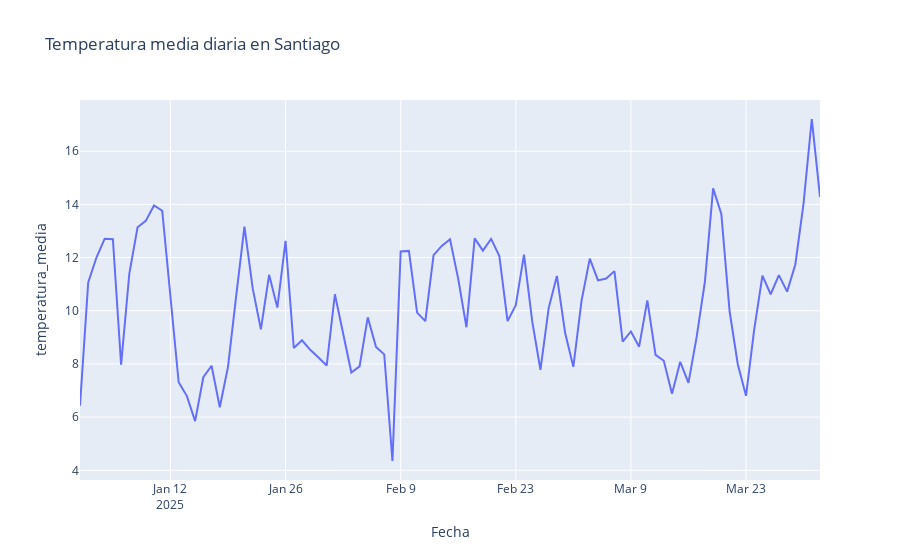
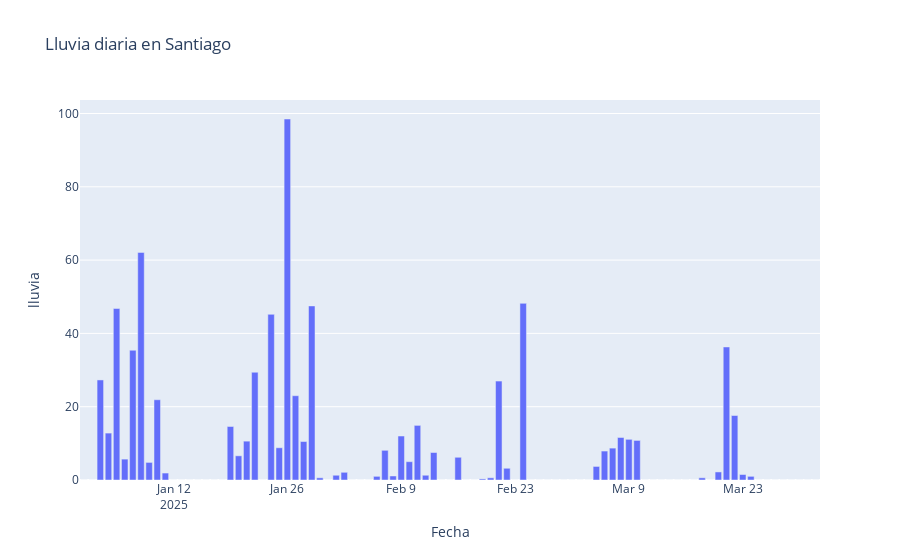
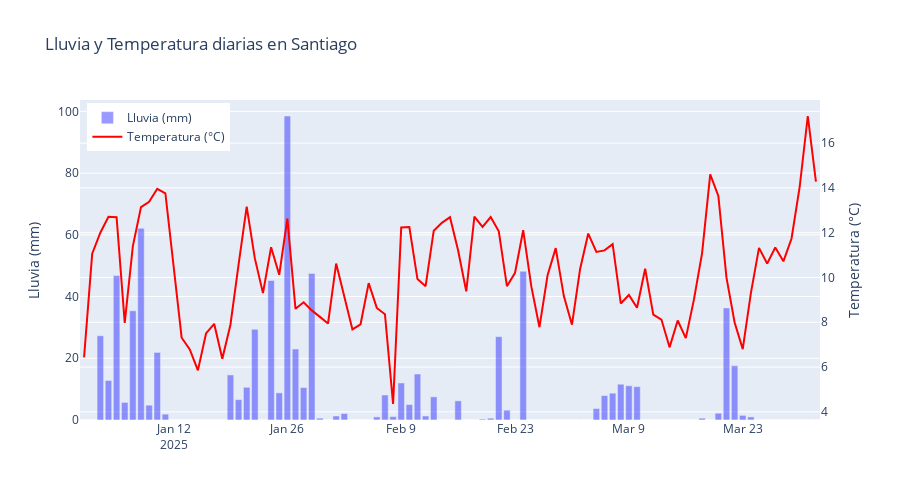
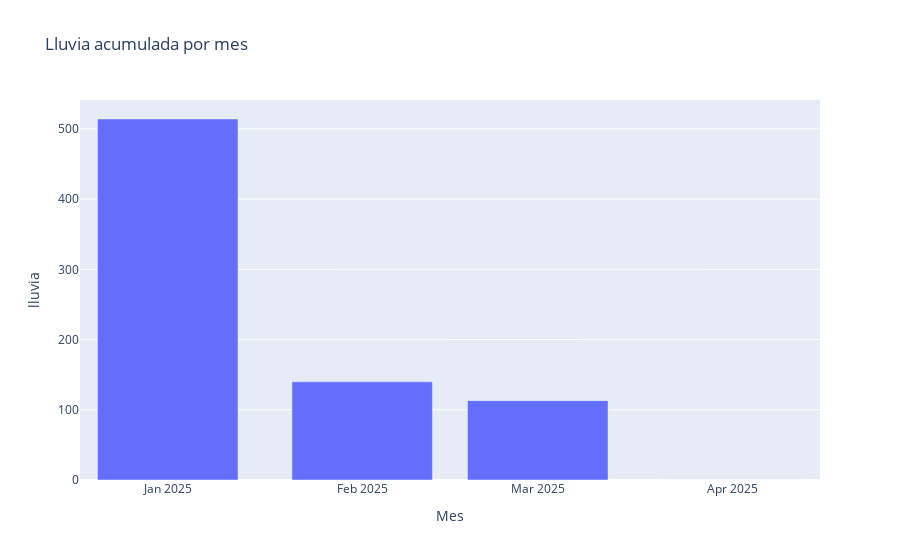

The notebook cell saved with these charts, in order:
### Markdown cell above
## GRÁFICAS EN PLOTLY

### Code cell
# 2. Visualizaciones

# Temperatura diaria
fig_temp = px.line(df_pivot, x="Fecha", y="temperatura_media", title="Temperatura media diaria en Santiago")
fig_temp.show()

# Lluvia diaria
fig_rain = px.bar(df_pivot, x="Fecha", y="lluvia", title="Lluvia diaria en Santiago")
fig_rain.show()

# Temperatura + lluvia juntas
fig_combo = go.Figure()
fig_combo.add_trace(go.Bar(x=df_pivot["Fecha"], y=df_pivot["lluvia"], name="Lluvia (mm)", yaxis="y", marker_color="rgba(0,0,255,0.4)"))
fig_combo.add_trace(go.Scatter(x=df_pivot["Fecha"], y=df_pivot["temperatura_media"], name="Temperatura (°C)", yaxis="y2", mode='lines', line=dict(color="red")))

fig_combo.update_layout(
    title="Lluvia y Temperatura diarias en Santiago",
    yaxis=dict(title="Lluvia (mm)"),
    yaxis2=dict(title="Temperatura (°C)", overlaying="y", side="right"),
    legend=dict(x=0.01, y=0.99),
    height=500
)
fig_combo.show()

# Lluvia mensual
df_pivot["Mes"] = df_pivot["Fecha"].dt.to_period("M").astype(str)
rain_monthly = df_pivot.groupby("Mes")["lluvia"].sum().reset_index()
fig_rain_month = px.bar(rain_monthly, x="Mes", y="lluvia", title="Lluvia acumulada por mes")
fig_rain_month.update_xaxes(dtick="M1", tickformat="%b %Y")
fig_rain_month.show()

# Temperatura mensual
temp_monthly = df_pivot.groupby("Mes")["temperatura_media"].mean().reset_index()
fig_temp_month = px.line(temp_monthly, x="Mes", y="temperatura_media", title="Temperatura media mensual")
fig_temp_month.update_xaxes(dtick="M1", tickformat="%b %Y")
fig_temp_month.show()

# Histograma
fig_hist = px.histogram(df_pivot, x="temperatura_media", nbins=30, title="Distribución de temperaturas")
fig_hist.update_xaxes(dtick="M1", tickformat="%b %Y")
fig_hist.show()

# Boxplot por mes
fig_box = px.box(df_pivot, x="Mes", y="temperatura_media", title="Boxplot mensual de temperatura")
fig_box.update_xaxes(dtick="M1", tickformat="%b %Y")
fig_box.show()
